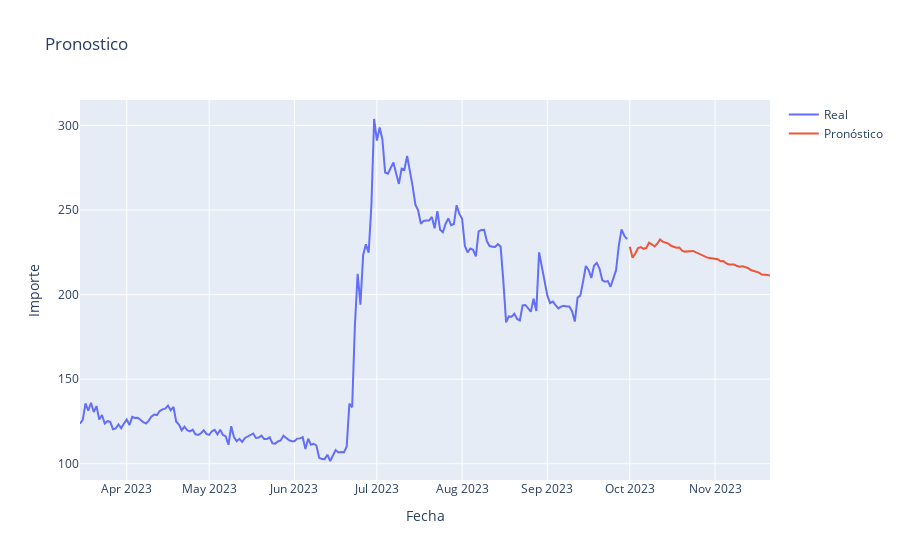

Source (notebook cell):
### Code cell
import plotly.graph_objects as go
# Para 6 * 2 = 8 semanas, aproximadamente dos meses
pred = model.get_forecast(52)
pred = pred.predicted_mean
datos = df
fig = go.Figure([
        go.Scatter(x = datos.index, y = datos.values, name='Real'),
        go.Scatter(x = pred.index, y = pred.values, name='Pronóstico')
    ])
fig.update_layout(xaxis_title="Fecha", yaxis_title="Importe", title='Pronostico')
fig.show()

### Figure 1 — Plotly figure (JSON) as saved in the notebook; plotly's stock layout.template omitted (floating-point values rounded to 4 significant figures; data arrays with more than 128 entries replaced by an {"elided": "..."} marker saying what was removed)
{"data": [{"name": "Real", "type": "scatter", "x": {"elided": "200 str values"}, "y": {"elided": "200 float values"}}, {"name": "Pronóstico", "type": "scatter", "x": ["2023-10-01T00:00:00", "2023-10-02T00:00:00", "2023-10-03T00:00:00", "2023-10-04T00:00:00", "2023-10-05T00:00:00", "2023-10-06T00:00:00", "2023-10-07T00:00:00", "2023-10-08T00:00:00", "2023-10-09T00:00:00", "2023-10-10T00:00:00", "2023-10-11T00:00:00", "2023-10-12T00:00:00", "2023-10-13T00:00:00", "2023-10-14T00:00:00", "2023-10-15T00:00:00", "2023-10-16T00:00:00", "2023-10-17T00:00:00", "2023-10-18T00:00:00", "2023-10-19T00:00:00", "2023-10-20T00:00:00", "2023-10-21T00:00:00", "2023-10-22T00:00:00", "2023-10-23T00:00:00", "2023-10-24T00:00:00", "2023-10-25T00:00:00", "2023-10-26T00:00:00", "2023-10-27T00:00:00", "2023-10-28T00:00:00", "2023-10-29T00:00:00", "2023-10-30T00:00:00", "2023-10-31T00:00:00", "2023-11-01T00:00:00", "2023-11-02T00:00:00", "2023-11-03T00:00:00", "2023-11-04T00:00:00", "2023-11-05T00:00:00", "2023-11-06T00:00:00", "2023-11-07T00:00:00", "2023-11-08T00:00:00", "2023-11-09T00:00:00", "2023-11-10T00:00:00", "2023-11-11T00:00:00", "2023-11-12T00:00:00", "2023-11-13T00:00:00", "2023-11-14T00:00:00", "2023-11-15T00:00:00", "2023-11-16T00:00:00", "2023-11-17T00:00:00", "2023-11-18T00:00:00", "2023-11-19T00:00:00", "2023-11-20T00:00:00", "2023-11-21T00:00:00"], "y": [228.3, 221.9, 224.3, 227.6, 228.1, 227.1, 227.6, 230.8, 229.8, 228.5, 230.1, 232.6, 231.3, 230.7, 230.2, 228.9, 228.4, 227.7, 227.9, 225.9, 225.4, 225.8, 225.7, 225.8, 225.0, 224.2, 223.4, 222.8, 222.0, 221.7, 221.3, 221.0, 220.9, 219.7, 219.8, 218.6, 217.8, 217.8, 217.8, 216.9, 216.5, 216.8, 216.4, 215.8, 214.6, 214.1, 213.6, 213.0, 211.9, 211.9, 211.7, 211.4]}], "layout": {"title": {"text": "Pronostico"}, "xaxis": {"title": {"text": "Fecha"}}, "yaxis": {"title": {"text": "Importe"}}}}
